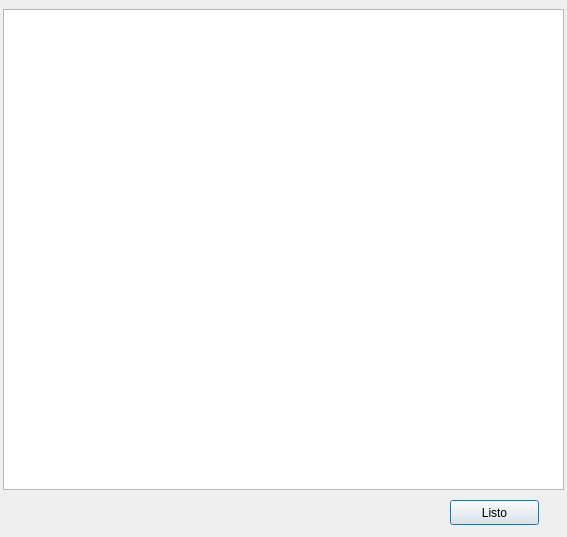
<?xml version="1.0" encoding="UTF-8"?>
<ui version="4.0">
 <class>scriptwindow</class>
 <widget class="QDialog" name="scriptwindow">
  <property name="geometry">
   <rect>
    <x>0</x>
    <y>0</y>
    <width>567</width>
    <height>537</height>
   </rect>
  </property>
  <property name="windowTitle">
   <string>Script</string>
  </property>
  <widget class="QPlainTextEdit" name="plainTextEdit">
   <property name="geometry">
    <rect>
     <x>3</x>
     <y>9</y>
     <width>561</width>
     <height>481</height>
    </rect>
   </property>
  </widget>
  <widget class="QPushButton" name="doneButton">
   <property name="geometry">
    <rect>
     <x>450</x>
     <y>500</y>
     <width>89</width>
     <height>25</height>
    </rect>
   </property>
   <property name="text">
    <string>Listo</string>
   </property>
  </widget>
 </widget>
 <resources/>
 <connections/>
</ui>
